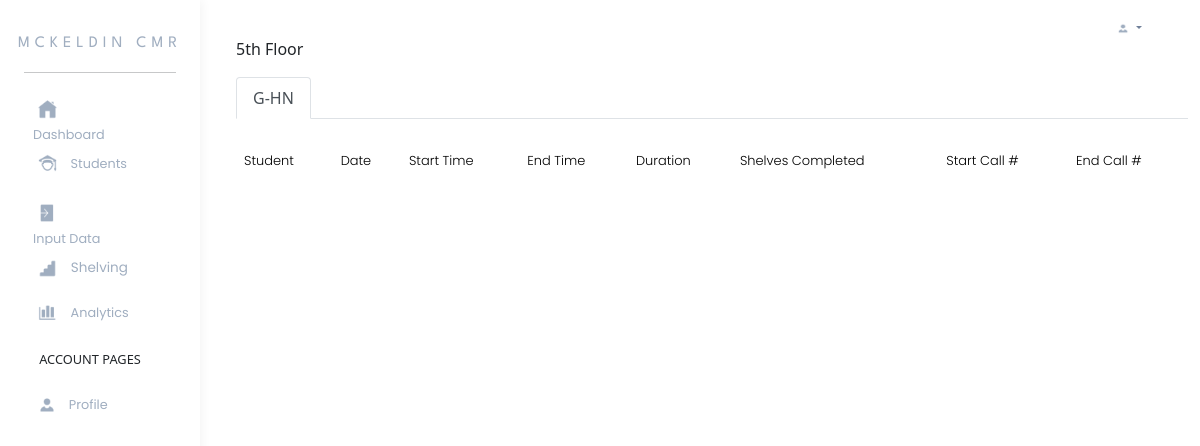
The app's page /supervisor-shelving-floor/3.html, older data.
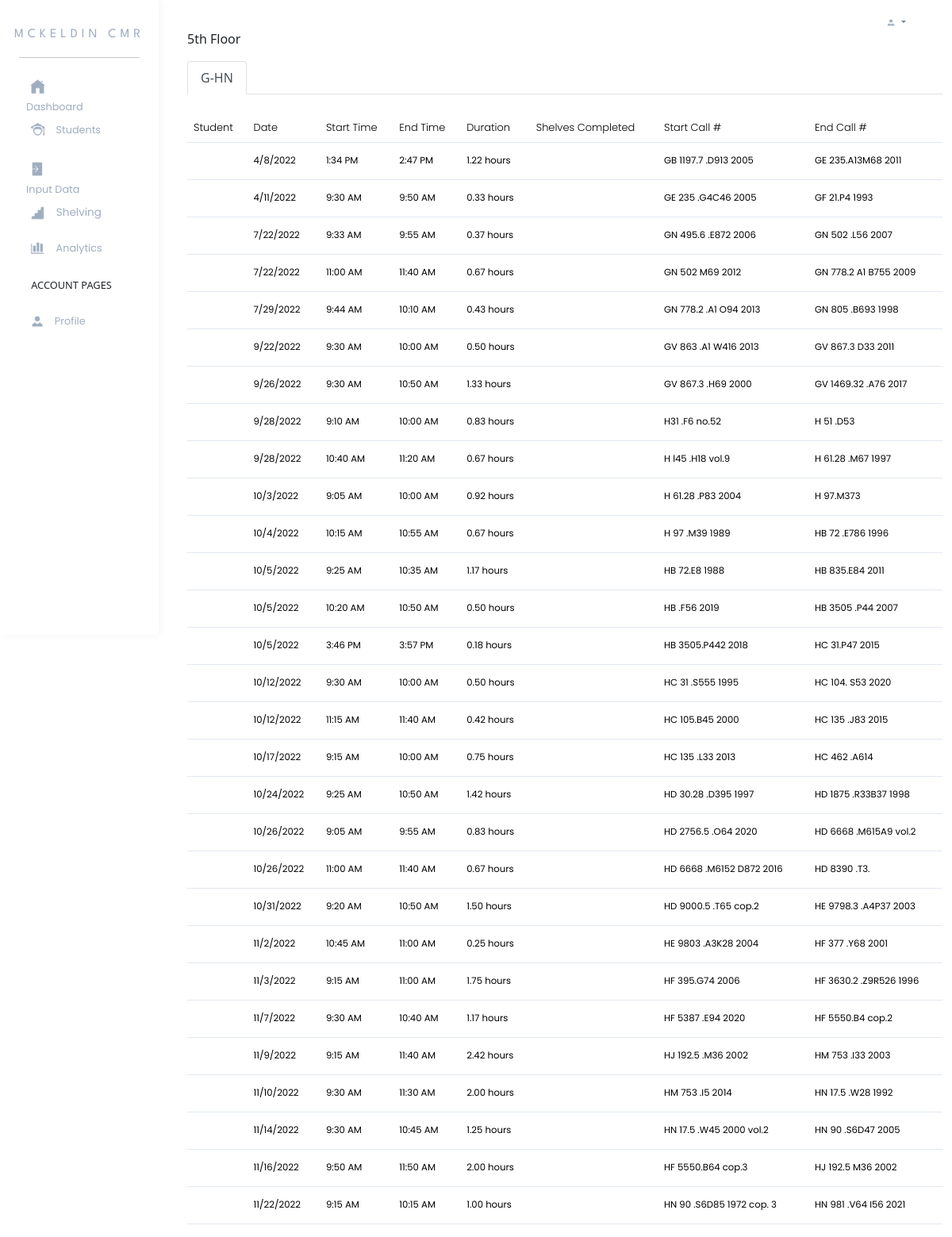
The same page, newer data.
### models.py (models this page shows, shortened)
class Floor(db.Model):
    __tablename__ = 'FLOOR'
    floor_id = db.Column(db.Integer, primary_key=True)
    floor = db.Column(db.VARCHAR(100), nullable=False)

class Collections(db.Model):
    __tablename__ = 'COLLECTIONS'
    collection_id = db.Column(db.CHAR(5), primary_key=True)
    collection = db.Column(db.VARCHAR(20), nullable=False)
    floor_id = db.Column(db.Integer, db.ForeignKey('FLOOR.floor_id'))

class ShelfReading(db.Model):
    __tablename__ = 'SHELF_READING'
    date = db.Column(db.DATE, primary_key=True, nullable=False)
    start_time = db.Column(db.DateTime, primary_key=True, nullable=False)
    end_time = db.Column(db.DateTime, nullable=False)
    duration = db.Column(db.Float, nullable=False)
    shelfreads_completed = db.Column(db.Integer, nullable=False)
    start_call = db.Column(db.VARCHAR(20), nullable=False)
    end_call = db.Column(db.VARCHAR(20), nullable=False)
    student_id = db.Column(db.Integer, db.ForeignKey('STUDENT.student_id'), primary_key=True, nullable=False)
    floor_id = db.Column(db.CHAR(5), db.ForeignKey('FLOOR.floor_id'), nullable=False)
    collection_id = db.Column(db.CHAR(5), db.ForeignKey('COLLECTIONS.collection_id'), nullable=False)
    student = db.relationship('Student', backref='shelf_readings', lazy='joined')
    collection = db.relationship('Collections', backref='shelf_readings', lazy='joined')

### app.py (the view)
@app.route('/supervisor-shelving-floor/<int:floor_id>.html')
def show_floor_shelfreading_data(floor_id):
    floor = Floor.query.get(floor_id)  # Fetch the floor with the given floor_id
    collections = Collections.query.filter_by(floor_id=floor_id).all()
    shelfreadings = ShelfReading.query.filter_by(floor_id=floor_id).join(Student).join(Collections).all()
    return render_template('supervisor-shelving-floor/1.html',
                           collections=collections,
                           shelfreadings=shelfreadings,
                           floor=floor)  # Pass the specific floor object

### template/supervisor-shelving-floor/1.html (shortened to what this page needs)
{% extends 'supervisor-navbar-base.html' %}
{% block child_content %}
<p>{{ floor.floor }}</p>
{% endblock %}
{% block page_content %}
<div class="container">
    <ul class="nav nav-tabs" id="floorTabs" role="tablist">
        {% for collection in collections %}
            <li class="nav-item" role="presentation">
                <a class="nav-link {% if loop.first %}active{% endif %}" id="collection-{{ collection.collection_id }}-tab" data-bs-toggle="tab" href="#collection-{{ collection.collection_id }}" role="tab" aria-controls="collection-{{ collection.collection_id }}" aria-selected="true">
                    {{ collection.collection }}
                </a>
            </li>
        {% endfor %}
    </ul>
    <div class="tab-content" id="floorTabsContent">
        {% for collection in collections %}
            <div class="tab-pane fade {% if loop.first %}show active{% endif %}" id="collection-{{ collection.collection_id }}" role="tabpanel" aria-labelledby="collection-{{ collection.collection_id }}-tab">
                <table class="table mt-4 table-hover mytable">
                    <thead>
                        <tr class="floor_tr">
                            <th scope="col">Student</th>
                            <th class="floor_data" scope="col">Date</th>
                            <th class="floor_data" scope="col">Start Time</th>
                            <th class="floor_data" scope="col">End Time</th>
                            <th class="floor_data" scope="col">Duration</th>
                            <th class="floor_data" scope="col">Shelves Completed</th>
                            <th class="floor_data" scope="col">Start Call #</th>
                            <th class="floor_data" scope="col">End Call #</th>
                        </tr>
                    </thead>
                    <tbody>
                        {% for shelfreading in shelfreadings %}
                            {% if shelfreading.collection_id == collection.collection_id %}
                                <tr class="clickable-row" id="student_overall_view_row" data-href="/admin-student">
                                    <td>{{ shelfreading.student.first_name }} {{ shelfreading.student.last_name }}</td>
                                    <td class="floor_data">
                                        {% set month, day, year = shelfreading.date.strftime('%m/%d/%Y').split('/') %}
                                        {{ month | int }}/{{ day | int }}/{{ year }}
                                    </td>
                                    <td class="floor_data">{{ shelfreading.start_time.strftime('%I:%M %p').lstrip('0') }}</td>
                                    <td class="floor_data">{{ shelfreading.end_time.strftime('%I:%M %p').lstrip('0') }}</td>
                                    <td class="floor_data">
                                        {% set duration = (shelfreading.end_time - shelfreading.start_time).total_seconds() / 3600 %}
                                        {% if duration < 0 %}
                                            Invalid
                                        {% else %}
                                            {{ "%.2f"|format(duration) }} hours
                                        {% endif %}
                                    </td>
                                    <td class="floor_data">{{ shelfreading.shelves_completed }}</td>
                                    <td class="floor_data">{{ shelfreading.start_call }}</td>
                                    <td class="floor_data">{{ shelfreading.end_call }}</td>
                                </tr>
                            {% endif %}
                        {% endfor %}
                    </tbody>
                </table>
            </div>
        {% endfor %}
    </div>
</div>
{% endblock %}

### template/supervisor-navbar-base.html (shortened to what this page needs)
<!DOCTYPE html>
<html lang="en">
<head>
    <link href="https://cdn.jsdelivr.net/npm/bootstrap@5.0.2/dist/css/bootstrap.min.css" rel="stylesheet">
    <link rel="stylesheet" href="/static/css/supervisor.css">
</head>
<body>
    <div class="col-2 navbar-content p-4" id="navbar">
        <a href="/supervisor-dashboard" class="row justify-content-center" id="title">MCKELDIN CMR</a>
        <hr>
        <ul class="nav flex-column">
            <li class="navbar-li active">
                <a href="/supervisor-dashboard" class="image-container">
                    <img class="front" src="static/images/home-gray.png" alt="First Image">
                    <p class="navbar-item">Dashboard</p>
                </a>
            </li>
            <li class="navbar-li">
                <a class="image-container" href="/supervisor-student-overall-view">
                    <img class="front" src="static/images/student-gray.png" alt="First Image">
                    <p class="navbar-item">Students</p>
                </a>
            </li>
            <li class="navbar-li">
                <a class="image-container" href="/supervisor-input-data">
                    <img class="front" src="static/images/data-input-gray.png" alt="First Image">
                    <p class="navbar-item">Input Data</p>
                </a>
            </li>
            <li class="navbar-li">
                <div class="accordion" id="accordion-shelving">
                    <div class="accordion-item">
                        <h2 class="accordion-header">
                            <div class="image-container">
                                <button class="accordion-button collapsed navbar-item" type="button" data-bs-toggle="collapse" data-bs-target="#collapseTwo" aria-expanded="false" aria-controls="collapseTwo">
                                    <img class="front" src="static/images/floor-gray.png" alt="First Image">
                                    Shelving
                                </button>
                            </div>
                        </h2>
                    </div>
                </div>
            </li>
            <li class="navbar-li">
                <a class="image-container" href="">
                    <img class="front" src="static/images/analytics-gray.png" alt="First Image">
                    <p class="navbar-item">Analytics</p>
                </a>
            </li>
        </ul>
        <p class="account-pages">ACCOUNT PAGES</p>
        <ul class="nav flex-column">
            <li class="navbar-li">
                <a class="image-container" href="">
                    <img class="front" src="static/images/profile-gray.png" alt="First Image">
                    <p class="navbar-item">Profile</p>
                </a>
            </li>
        </ul>
    </div>
    <div id="col page-content">
        <div class="row pt-2">
            <div class="dropdown">
                <button class="btn btn-secondary dropdown-toggle" id="account_button" type="button" data-bs-toggle="dropdown" aria-expanded="false">
                    <img src="static/images/profile-gray.png" alt="" id="account_icon">
                </button>
            </div>
        </div>
        <div class="row ps-4" id="page_title">
            {% block child_content %}
            {% endblock %}
        </div>
        <div class="row ps-4">
            {% block page_content %}
            {% endblock %}
        </div>
    </div>
</body>
</html>

### static/css/supervisor.css (style rules this page uses)
div#navbar { float: left; height: 100vh; }
#title { font-family: 'League Spartan'; letter-spacing: 5px; margin-top: 5%; margin-bottom: 10%; }
.nav.flex-column { list-style: none; font-family: 'Poppins'; padding: 0; }
a { color: #A0AEC0; text-decoration: none; vertical-align: middle; }
img.front, img.back { width: 30%; height: auto; padding: 5%; border-radius: 10px; margin-right: 5%; vertical-align: middle; }
img.front { display: inline-block; }
.image-container { display: inline-block; margin-top: 2%; margin-bottom: 2%; padding-top: 2%; padding-bottom: 2%; padding-left: 6%; padding-right: 30%; font-size: 80%; }
div#navbar { box-shadow: 2px 0px 10px rgb(244, 244, 244); }
.account-pages { font-weight: 500; font-size: 80%; margin-left: 10%; margin-top: 5%; }
.navbar-item { display: inline-block; vertical-align: middle; margin: 0; color: #A0AEC0; }
#accordion-shelving .accordion-button { border: none; width: 100%; padding: 0; font-size: 53%; }
#accordion-shelving .accordion-item { border: none; }
button#account_button { background-color: white; color: #708099; font-family: 'Poppins'; font-size: 80%; outline: none; border: none; padding: 0; width: 6%; float: right; margin-right: 3%; }
img#account_icon { width: 20%; height: auto; }
div.dropdown { float: right; margin-top: 1%; }
div#page_title { font-weight: 500; font-size: 100%; }
tbody, td, tfoot, thead, tr { border-style: none; color: #A0AEC0; font-family: 'Poppins'; font-size: 90%; }
th { border: none; color: black; font-weight: 300; }
.mytable>tbody>tr>td { padding-top: 1.5%; padding-bottom: 1.5%; color: black; }
tr#student_overall_view_row { border-top-style: solid; border-top-width: thin; border-top-color: #E2E8F0; border-bottom-style: solid; border-bottom-width: thin; border-bottom-color: #E2E8F0; }

Row changes from the older to the newer data that the page shows:
added ShelfReading: month "4", day "8", year "2022", start_time "1:34 PM", end_time "2:47 PM", duration "1.22", start_call "GB 1197.7 .D913 2005", end_call "GE 235.A13M68 2011"
added ShelfReading: month "4", day "11", year "2022", start_time "9:30 AM", end_time "9:50 AM", duration "0.33", start_call "GE 235 .G4C46 2005", end_call "GF 21.P4 1993"
added ShelfReading: shelfreads_completed "7", day "22", year "2022", start_time "9:33 AM", end_time "9:55 AM", duration "0.37", start_call "GN 495.6 .E872 2006", end_call "GN 502 .L56 2007"
added ShelfReading: month "7", day "22", year "2022", start_time "11:00 AM", end_time "11:40 AM", duration "0.67", start_call "GN 502 M69 2012", end_call "GN 778.2 A1 B755 2009"
added ShelfReading: month "7", day "29", year "2022", start_time "9:44 AM", end_time "10:10 AM", duration "0.43", start_call "GN 778.2 .A1 O94 2013", end_call "GN 805 .B693 1998"
added ShelfReading: month "9", day "22", year "2022", start_time "9:30 AM", end_time "10:00 AM", duration "0.50", start_call "GV 863 .A1 W416 2013", end_call "GV 867.3 D33 2011"
added ShelfReading: month "9", day "26", year "2022", start_time "9:30 AM", end_time "10:50 AM", duration "1.33", start_call "GV 867.3 .H69 2000", end_call "GV 1469.32 .A76 2017"
added ShelfReading: month "9", day "28", year "2022", start_time "9:10 AM", end_time "10:00 AM", duration "0.83", start_call "H31 .F6 no.52", end_call "H 51 .D53"
added ShelfReading: month "9", day "28", year "2022", start_time "10:40 AM", end_time "11:20 AM", duration "0.67", start_call "H l45 .H18 vol.9", end_call "H 61.28 .M67 1997"
added ShelfReading: month "10", floor "3", year "2022", start_time "9:05 AM", end_time "10:00 AM", duration "0.92", start_call "H 61.28 .P83 2004", end_call "H 97.M373"
added ShelfReading: month "10", day "4", year "2022", start_time "10:15 AM", end_time "10:55 AM", duration "0.67", start_call "H 97 .M39 1989", end_call "HB 72 .E786 1996"
added ShelfReading: month "10", day "5", year "2022", start_time "9:25 AM", end_time "10:35 AM", duration "1.17", start_call "HB 72.E8 1988", end_call "HB 835.E84 2011"
added ShelfReading: month "10", day "5", year "2022", start_time "10:20 AM", end_time "10:50 AM", duration "0.50", start_call "HB .F56 2019", end_call "HB 3505 .P44 2007"
added ShelfReading: month "10", day "5", year "2022", start_time "3:46 PM", end_time "3:57 PM", duration "0.18", start_call "HB 3505.P442 2018", end_call "HC 31.P47 2015"
added ShelfReading: month "10", day "12", year "2022", start_time "9:30 AM", end_time "10:00 AM", duration "0.50", start_call "HC 31 .S555 1995", end_call "HC 104. S53 2020"
added ShelfReading: month "10", day "12", year "2022", start_time "11:15 AM", end_time "11:40 AM", duration "0.42", start_call "HC 105.B45 2000", end_call "HC 135 .J83 2015"
added ShelfReading: month "10", day "17", year "2022", start_time "9:15 AM", end_time "10:00 AM", duration "0.75", start_call "HC 135 .L33 2013", end_call "HC 462 .A614"
added ShelfReading: month "10", day "24", year "2022", start_time "9:25 AM", end_time "10:50 AM", duration "1.42", start_call "HD 30.28 .D395 1997", end_call "HD 1875 .R33B37 1998"
added ShelfReading: month "10", day "26", year "2022", start_time "9:05 AM", end_time "9:55 AM", duration "0.83", start_call "HD 2756.5 .O64 2020", end_call "HD 6668 .M615A9 vol.2"
added ShelfReading: month "10", day "26", year "2022", start_time "11:00 AM", end_time "11:40 AM", duration "0.67", start_call "HD 6668 .M6152 D872 2016", end_call "HD 8390 .T3."
added ShelfReading: month "10", day "31", year "2022", start_time "9:20 AM", end_time "10:50 AM", duration "1.50", start_call "HD 9000.5 .T65 cop.2", end_call "HE 9798.3 .A4P37 2003"
added ShelfReading: month "11", day "2", year "2022", start_time "10:45 AM", end_time "11:00 AM", duration "0.25", start_call "HE 9803 .A3K28 2004", end_call "HF 377 .Y68 2001"
added ShelfReading: month "11", floor "3", year "2022", start_time "9:15 AM", end_time "11:00 AM", duration "1.75", start_call "HF 395.G74 2006", end_call "HF 3630.2 .Z9R526 1996"
added ShelfReading: month "11", day "7", year "2022", start_time "9:30 AM", end_time "10:40 AM", duration "1.17", start_call "HF 5387 .E94 2020", end_call "HF 5550.B4 cop.2"
added ShelfReading: month "11", day "9", year "2022", start_time "9:15 AM", end_time "11:40 AM", duration "2.42", start_call "HJ 192.5 .M36 2002", end_call "HM 753 .I33 2003"
added ShelfReading: month "11", day "10", year "2022", start_time "9:30 AM", end_time "11:30 AM", duration "2.00", start_call "HM 753 .I5 2014", end_call "HN 17.5 .W28 1992"
added ShelfReading: month "11", day "14", year "2022", start_time "9:30 AM", end_time "10:45 AM", duration "1.25", start_call "HN 17.5 .W45 2000 vol.2", end_call "HN 90 .S6D47 2005"
added ShelfReading: month "11", day "16", year "2022", start_time "9:50 AM", end_time "11:50 AM", duration "2.00", start_call "HF 5550.B64 cop.3", end_call "HJ 192.5 M36 2002"
added ShelfReading: month "11", day "22", year "2022", start_time "9:15 AM", end_time "10:15 AM", duration "1.00", start_call "HN 90 .S6D85 1972 cop. 3", end_call "HN 981 .V64 I56 2021"
